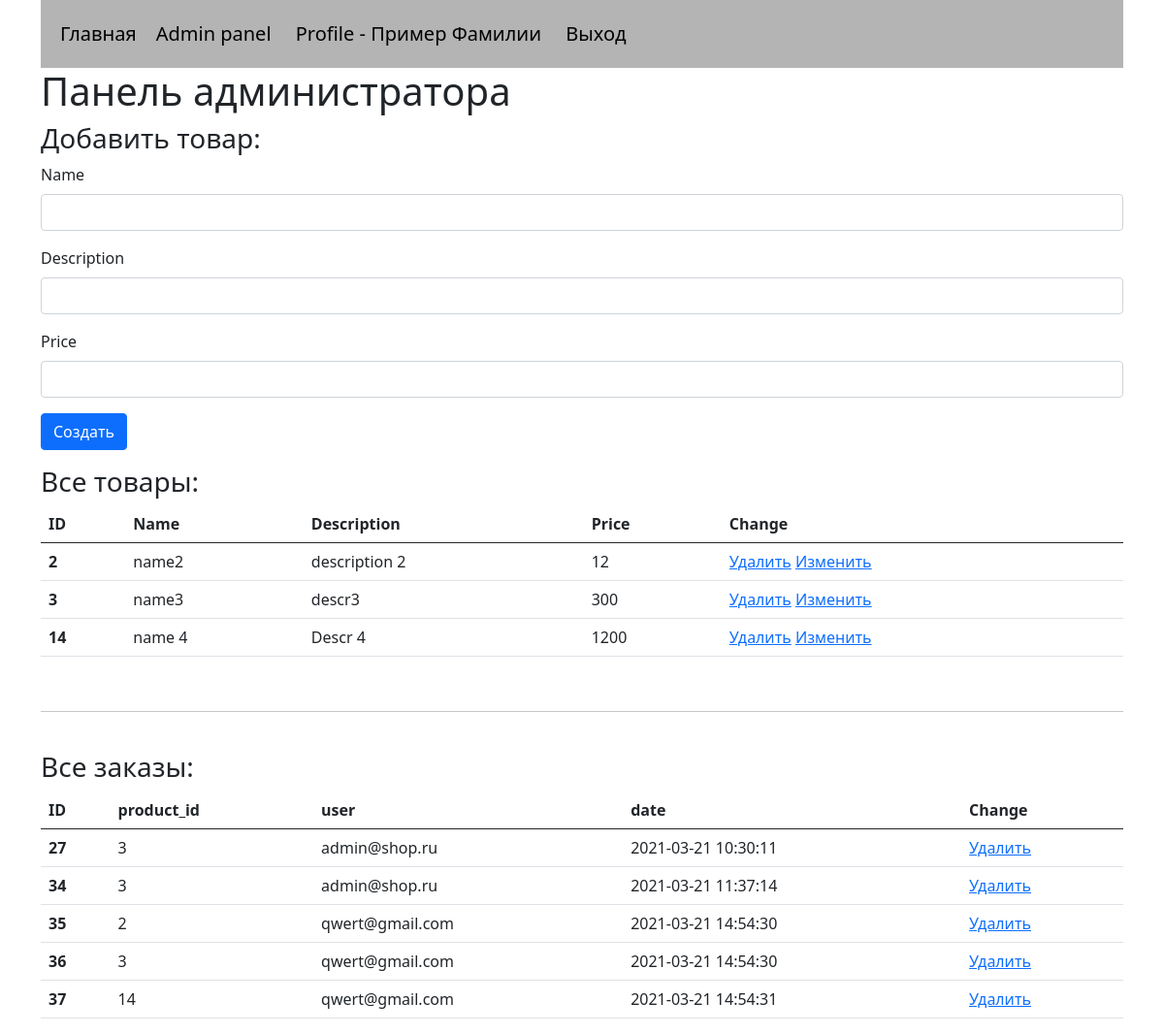
Screenshot of /admin.php (signed in) with the database file from the repository.
### tables this page shows
CREATE TABLE `product` (
  `id` int(11) NOT NULL,
  `name` varchar(30) NOT NULL,
  `descr` text NOT NULL,
  `price` int(9) NOT NULL
);

CREATE TABLE `orders` (
  `id` int(11) NOT NULL,
  `product_id` int(11) NOT NULL,
  `user` varchar(30) NOT NULL,
  `date` timestamp NOT NULL DEFAULT CURRENT_TIMESTAMP
);

### modules/user_module.php (called while the page is built, shortened)
<?php
    class User{
        private $fio;
        private $role;
        function __construct()
        {
            $this->fio =  $_SESSION['fio']?$_SESSION['fio']:'';
            $this->role =  $_SESSION['role']?$_SESSION['role']:'';
        }
        public function getFio(){
            return $this->fio;
        }
        public function getRole(){
            return (int) $this->role;
        }
    }
    $user = new User;
?>

### modules/products_module.php (called while the page is built, shortened)
<?php
    require_once('bd.php');
    class Product{
        public function getAllProduct(){
            global $mysql;
            $query = "SELECT * FROM `product`";
            $result = mysqli_query($mysql, $query);
            $result_array = [];
            while($row = mysqli_fetch_assoc($result)){
                $result_array[] = $row;
            }
            return $result_array;
        }
    }
$product = new Product();
?>

### modules/basket_module.php (called while the page is built, shortened)
<?php
    require_once('bd.php');
    require_once('products_module.php');
    require_once('user_module.php');
    class Basket extends Product{
        public function getAllOreder(){
            global $mysql;
            $query = "SELECT * FROM `orders`";
            $result = mysqli_query($mysql, $query);
            $result_array = [];
            while($row = mysqli_fetch_assoc($result)){
                $result_array[] = $row;
            }
            return $result_array;
        }
    }
    $basket = new Basket();
?>

### admin.php (the view, shortened to what this page needs)
<?php
    require 'modules/user_module.php';
    require 'modules/products_module.php';
    require 'modules/basket_module.php';
    require 'header.php';
?>
<div class="container">
    <h1>Панель администратора</h1>
    <h3>Добавить товар:</h3>
    <form method="post">
        <div class="mb-3">
          <label for="exampleInputEmail1" class="form-label">Name</label>
          <input type="text" class="form-control" id="exampleInputEmail1" name="name_product">
        </div>
        <div class="mb-3">
          <label for="exampleInputDesc" class="form-label">Description</label>
          <input type="text" class="form-control" id="exampleInputDesc" name="descr_product">
        </div>
        <div class="mb-3">
          <label for="exampleInputprice" class="form-label">Price</label>
          <input type="number" min="1" class="form-control" id="exampleInputprice"  name="price_product">
        </div>
        <button type="submit" class="btn btn-primary">Создать</button>
    </form>
    <h3>Все товары:</h3>
    <table class="table">
        <thead>
            <tr>
              <th scope="col">ID</th>
              <th scope="col">Name</th>
              <th scope="col">Description</th>
              <th scope="col">Price</th>
              <th scope="col">Change</th>
            </tr>
        </thead>
        <tbody>
            <?php
                foreach($product->getAllProduct() as $prod){
                    if($_GET['change_id'] == $prod['id']){
                            echo '<tr>
                            <th scope="row">'.$prod["id"].'</th>
                            <form method="post">
                                <td><input name="save_prod_name" value="'.$prod["name"].'"></td>
                                <td><input name="save_prod_descr" value="'.$prod["descr"].'"></td>
                                <td><input type="number" name="save_prod_price" value="'.$prod["price"].'"></td>
                                <td>
                                    <button name="save_product" value="'.$prod["id"].'">Сохранить</button>
                                </td>
                            <form>
                        </tr>';
                    }else{
                        echo '<tr>
                                <th scope="row">'.$prod["id"].'</th>
                                <td>'.$prod["name"].'</td>
                                <td>'.$prod["descr"].'</td>
                                <td>'.$prod["price"].'</td>
                                <td>
                                    <a href="?action=del_product&id='.$prod["id"].'">Удалить</a>
                                    <a href="?action=change_product&change_id='.$prod["id"].'">Изменить</a>
                                </td>
                            </tr>';
                    }
                }
            ?>
        </tbody>
    </table>
    <br>
    <hr>
    <br>
    <h3>Все заказы:</h3>
    <table class="table">
        <thead>
            <tr>
              <th scope="col">ID</th>
              <th scope="col">product_id</th>
              <th scope="col">user</th>
              <th scope="col">date</th>
              <th scope="col">Change</th>
            </tr>
        </thead>
        <tbody>
            <?php
                foreach($basket->getAllOreder() as $order){
                    echo '<tr>
                            <th scope="row">'.$order["id"].'</th>
                            <td>'.$order["product_id"].'</td>
                            <td>'.$order["user"].'</td>
                            <td>'.$order["date"].'</td>
                            <td>
                                <a href="?action=del_order&id='.$order["id"].'">Удалить</a>
                            </td>
                        </tr>';
                }
            ?>
        </tbody>
    </table>
</div>

### header.php (shortened to what this page needs)
<head>
    <link rel="stylesheet" href="css/style.css">
    <link href="https://cdn.jsdelivr.net/npm/bootstrap@5.0.0-beta2/dist/css/bootstrap.min.css" rel="stylesheet">
</head>
<header>
    <div class="container">
        <div class="header">
            <div class="header__left">
                <a href="index.php">Главная</a>
            </div>
            <div class="header__right">
                <?php
                    if($user->getFio()){
                        if($user->getRole() == 1){
                            echo '<a href="admin.php">Admin panel</a>';
                        }
                        echo '
                        <a href="profile.php">Profile - '.$user->getFio().'</a>
                        <a href="?logout">Выход</a>';
                    }else{
                        echo '
                        <a href="login.php">Вход</a>
                        <a href="registration.php">Регистрация</a>';
                    }
                ?>
            </div>
        </div>
    </div>
</header>

### css/style.css (style rules this page uses)
.container { position: relative; }
.header { background-color: rgb(180, 180, 180); display: flex; padding: 20px 10px; font-size: 20px; }
.header a { color: black; margin: 0 10px; text-decoration: none; }

### rows the page displays
product: id "2", name "name2", descr "description 2", price "12"
product: id "3", name "name3", descr "descr3", price "300"
product: id "14", name "name 4", descr "Descr 4", price "1200"
orders: id "27", product "3", user "admin@shop.ru", date "2021-03-21 10:30:11"
orders: id "34", product "3", user "admin@shop.ru", date "2021-03-21 11:37:14"
orders: id "35", product "2", user "qwert@gmail.com", date "2021-03-21 14:54:30"
orders: id "36", product "3", user "qwert@gmail.com", date "2021-03-21 14:54:30"
orders: id "37", product "14", user "qwert@gmail.com", date "2021-03-21 14:54:31"

### other values shown
$user->getFio() "Пример Фамилии"
